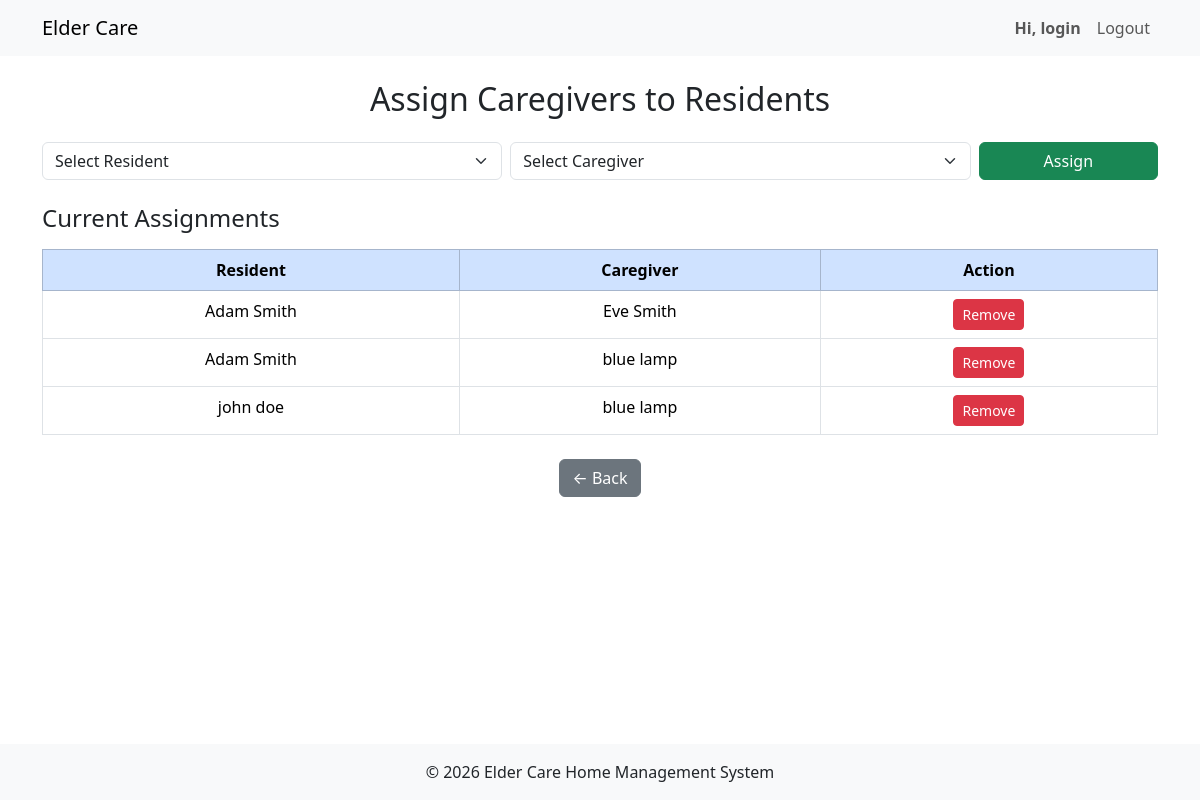
The page /admin/assign_caregivers.php (signed in) on the database its author committed.
### tables this page shows
CREATE TABLE `assignment` (
  `assignmentID` int(10) UNSIGNED NOT NULL,
  `residentSIN` int(10) UNSIGNED NOT NULL,
  `empID` int(10) UNSIGNED NOT NULL
);

CREATE TABLE `resident` (
  `residentSIN` varchar(9) NOT NULL,
  `user_id` int(11) NOT NULL,
  `DoB` date DEFAULT NULL,
  `phone` varchar(15) DEFAULT NULL,
  `profilePhoto` text DEFAULT NULL,
  `ECname` text DEFAULT NULL,
  `ECphone` varchar(15) DEFAULT NULL,
  `ECemail` text DEFAULT NULL,
  `fname` varchar(50) DEFAULT NULL,
  `lname` varchar(50) DEFAULT NULL
);

CREATE TABLE `caregiver` (
  `empID` int(8) UNSIGNED NOT NULL,
  `user_id` int(11) NOT NULL,
  `phone` varchar(15) DEFAULT NULL,
  `fname` varchar(50) DEFAULT NULL,
  `lname` varchar(50) DEFAULT NULL
);

### admin/assign_caregivers.php (the view, shortened to what this page needs)
<?php
include '../includes/header.php';
$conn->prepare("
    DELETE a FROM assignment a
    JOIN resident r ON a.residentSIN = r.residentSIN
    JOIN users u ON r.user_id = u.user_id
    JOIN user_status us ON u.user_id = us.user_id
    WHERE us.status = 'suspended'
")->execute();
$conn->prepare("
    DELETE a FROM assignment a
    JOIN caregiver c ON a.empID = c.empID
    JOIN users u ON c.user_id = u.user_id
    JOIN user_status us ON u.user_id = us.user_id
    WHERE us.status = 'suspended'
")->execute();
$assignments = $conn->query("
    SELECT
        a.residentSIN,
        a.empID,
        r.fname AS r_fname,
        r.lname AS r_lname,
        c.fname AS c_fname,
        c.lname AS c_lname
    FROM assignment a
    JOIN resident r ON a.residentSIN = r.residentSIN
    JOIN caregiver c ON a.empID = c.empID
    JOIN users ur ON r.user_id = ur.user_id
    LEFT JOIN user_status usr ON ur.user_id = usr.user_id
    JOIN users uc ON c.user_id = uc.user_id
    LEFT JOIN user_status usc ON uc.user_id = usc.user_id
    WHERE COALESCE(usr.status,'active') = 'active'
      AND COALESCE(usc.status,'active') = 'active'
    ORDER BY r.fname
")->fetchAll();
?>
<div class="container py-4">
    <h2 class="mb-4 text-center">Assign Caregivers to Residents</h2>
    <form method="POST" class="row g-2 mb-4">
        <div class="col-md-5">
            <select name="residentSIN" class="form-select" required>
                <option value="">Select Resident</option>
            </select>
        </div>
        <div class="col-md-5">
            <select name="empID" class="form-select" required>
                <option value="">Select Caregiver</option>
            </select>
        </div>
        <div class="col-md-2">
            <button type="submit" name="assign" class="btn btn-success w-100">
                Assign
            </button>
        </div>
    </form>
    <h4 class="mb-3">Current Assignments</h4>
    <table class="table table-bordered text-center">
        <thead class="table-primary">
            <tr>
                <th>Resident</th>
                <th>Caregiver</th>
                <th>Action</th>
            </tr>
        </thead>
        <tbody>
        <?php if (count($assignments) === 0): ?>
            <tr><td colspan="3">No assignments yet.</td></tr>
        <?php else: ?>
            <?php foreach ($assignments as $a): ?>
            <tr>
                <td><?= htmlspecialchars($a['r_fname'].' '.$a['r_lname']) ?></td>
                <td><?= htmlspecialchars($a['c_fname'].' '.$a['c_lname']) ?></td>
                <td>
                    <form method="POST">
                        <button type="submit" name="remove" class="btn btn-danger btn-sm">
                            Remove
                        </button>
                    </form>
                </td>
            </tr>
            <?php endforeach; ?>
        <?php endif; ?>
        </tbody>
    </table>
    <div class="text-center mt-4">
        <a href="dashboard.php" class="btn btn-secondary">← Back</a>
    </div>
</div>
<?php include '../includes/footer.php'; ?>

### rows shown on the page
assignment: resident.fname+lname "Adam Smith", empID.lname "Eve Smith"
assignment: resident.fname+lname "Adam Smith", empID.lname "blue lamp"
assignment: resident.fname+lname "john doe", empID.lname "blue lamp"

### other values the page prints
$username "login"
